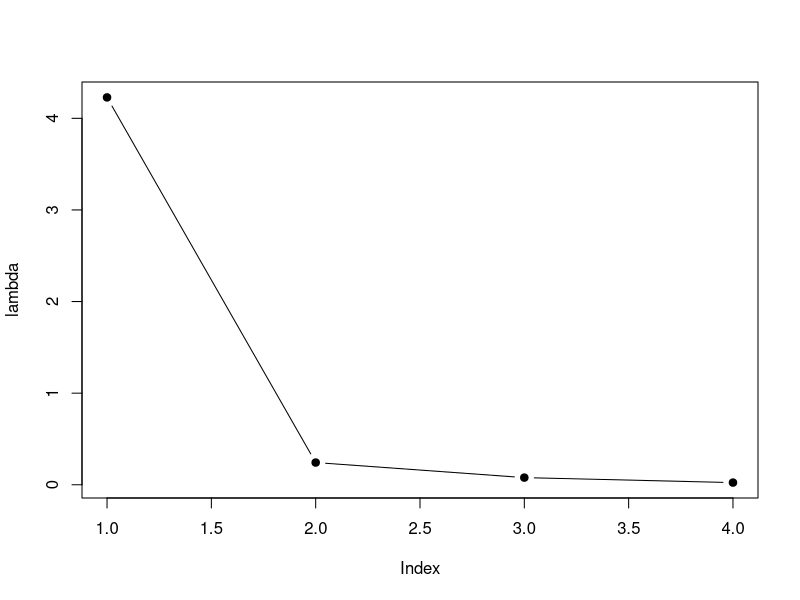
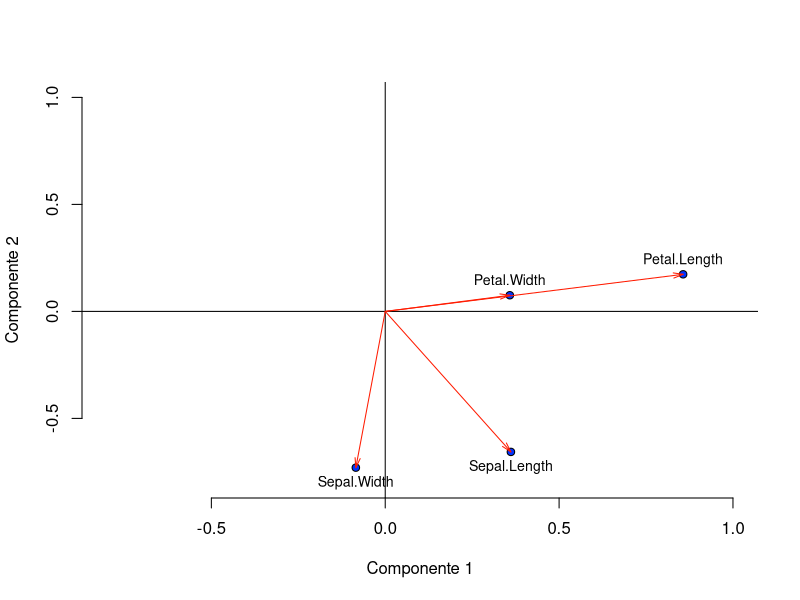
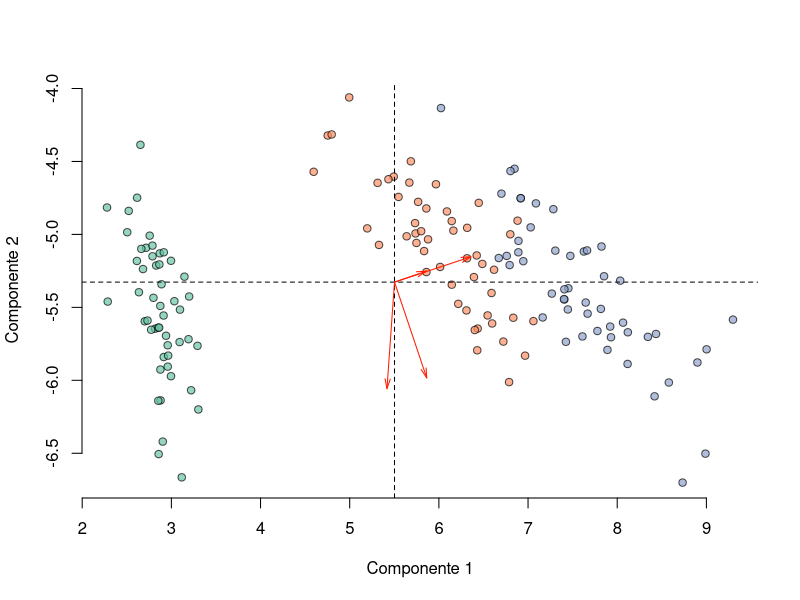
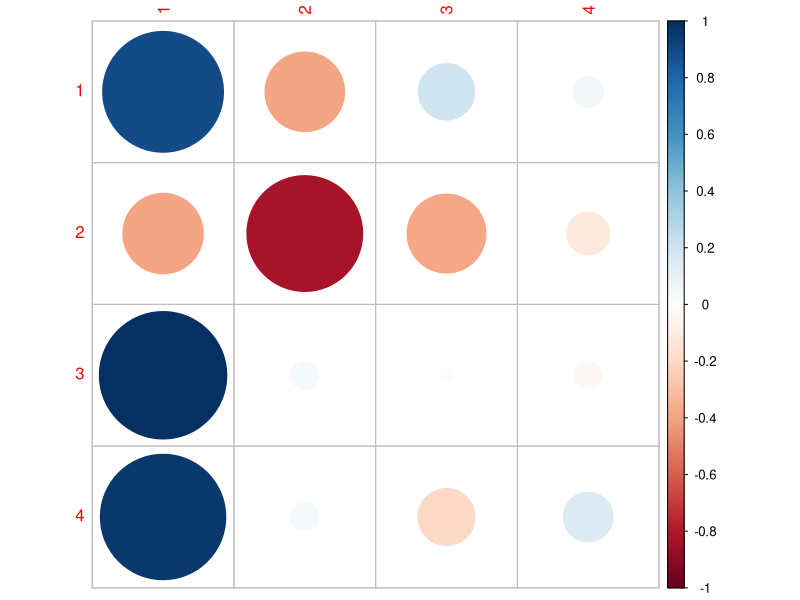
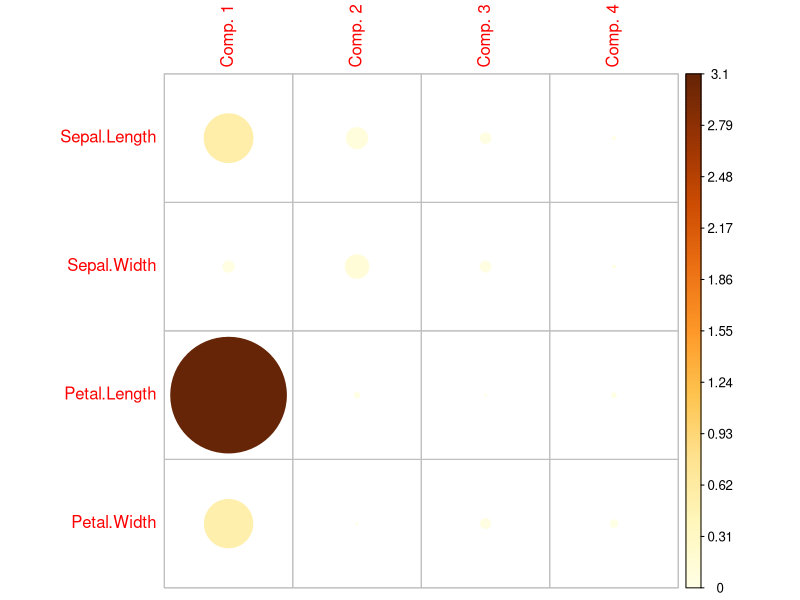
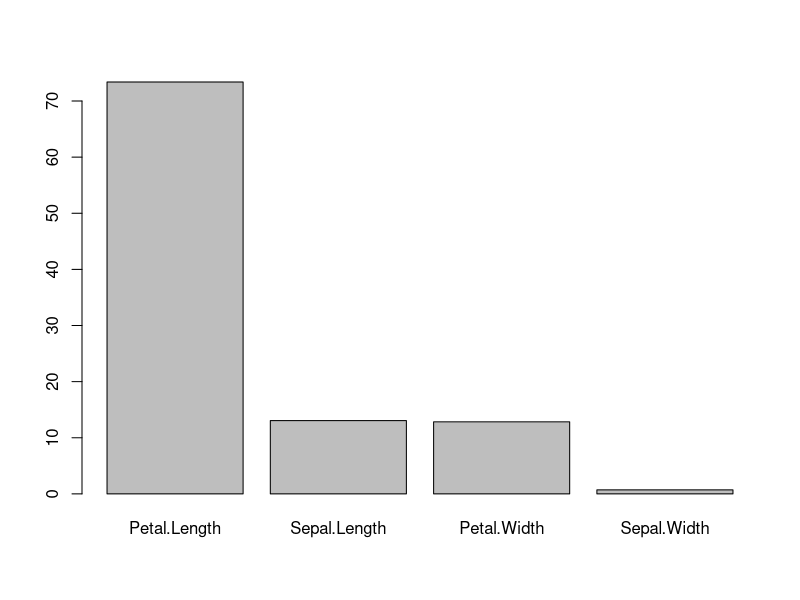
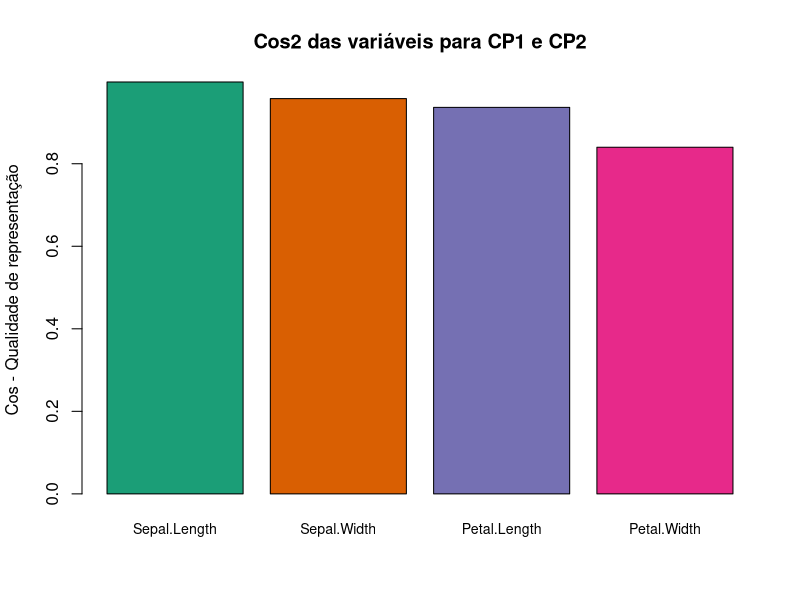
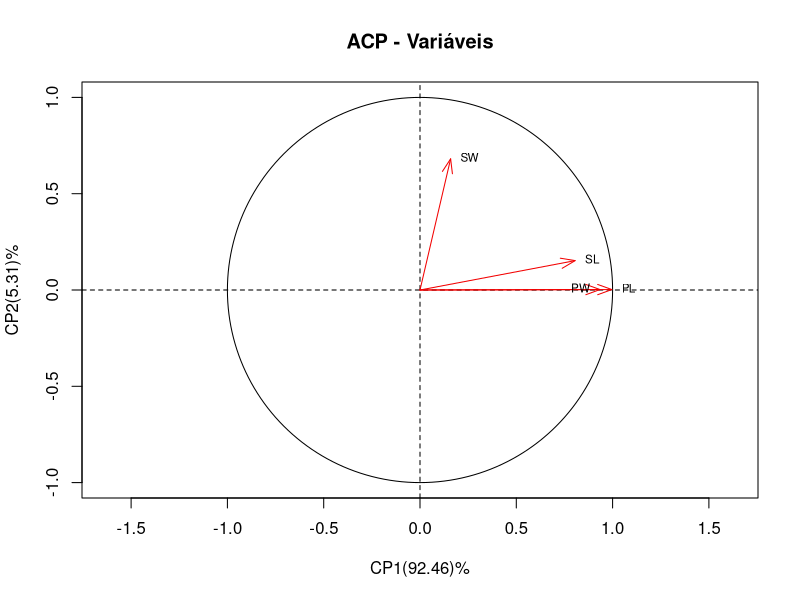

R code for these plots, in order:
##### PCA - analise de componentes principais #####
x<- as.matrix(iris[-5])
S= cov(x)
iris.av<-eigen(S)
iris.av$values |> sum() -> vtot #variancia total
sort(diag(S),decreasing=T)/vtot

#daqui temos que a primeira componente concentra 92% da variância do conjunto de dados
lambda <-iris.av$values
lambda/vtot 

E <- iris.av$vectors

plot(lambda, type="b",bg="black",pch=21)

plot(E[,1:2],pch=21,bg="#0033FF",xlim=c(-.8,1),ylim=c(-0.8,1),xlab="Componente 1",ylab="Componente 2",bty="n")
abline(h=0,v=0)
text(E[,1:2],labels=names(iris[-5]),pos=c(1,1,3,3),cex=0.85)

arrows(0,0,E[,1],E[,2],length=.1,angle=15,col="#FF1A00")
#aqui podemos ver quais variaveis mais participam de determinadas componentes

###### COMPONENTES PRINCIPAIS APLICADAS AOS DADOS ######
Y<- x%*%E
cores<- RColorBrewer::brewer.pal(3,"Set2")
plot(Y[,1:2],pch=21,bg=paste0(cores[as.numeric(iris$Species)],"B0"),
     col="#000000B0",xlab="Componente 1",ylab="Componente 2",bty="n")
centroide <- apply(Y,2,mean)
abline(h=centroide[2],v=centroide[1],lty=2)
arrows(centroide[1],centroide[2],E[,1]+centroide[1],E[,2]+centroide[2],length=.1,angle=15,col="#FF1A00")

#correlacao entre a compontente Y1 e X3
E[3,1]*sqrt(lambda[1]/S[3,3])
E[2,2]*sqrt(lambda[2]/S[2,2])
#MATRICIALMENTE
V<- diag(diag(S))
V.meio <- sqrt(V)
V.meioinv <- diag(1/sqrt(diag(S)))
Lambda <- diag(lambda)
Lambda.meio <-diag(sqrt(lambda))
# matriz de correlacao entre Componente(i) e Variavel(k)
cor.YX<-V.meioinv%*%E%*%Lambda.meio #no quadro: R

#quantos % da variável está em cada componente?
cor.YX^2*100

###30/04###
perc <- lambda/sum(lambda)*100
acum <- cumsum(perc)
tabela.val <- cbind(round(lambda,3),round(perc,2),round(acum,1))
rownames(tabela.val) <- paste0("CP",1:4)
colnames(tabela.val)  <- c("Autovalor","% Variância","% Acumulada")
tabela.val

## coeficiente das componentes
#E <- iris.av$vectors
colnames(E) = paste("Comp.",1:4)
rownames(E) = names(iris[-5])
E
E2 <- E[,1:2]

colSums(cor.YX**2)
corrplot::corrplot(cor.YX,is.corr=T)

L<- E%*%Lambda.meio #matriz de loadings
#S=L%*%t(L)
colnames(L) = paste("Comp.",1:4)
rownames(L) = names(iris[-5])
L
#correlacao entre componentes e variaveis em termos de matriz de loadings
V.meioinv%*%L
colSums(L**2) # = lambda
rowSums(L**2) # = diag(S) (variancias das variaveis)
corrplot::corrplot(L**2,is.corr=F)

# contribuicao das variaveis em cada componente:%

rbind(contribuicao <- E^2*100,
      Total = apply(E**2,2,sum))
ordem <- order(contribuicao[,1],decreasing=T)
barplot(contribuicao[ordem,1])
#qualidade dos componentes: cos^22
cos2 <- cor.YX**2
cos2
rowSums(cos2)
colSums(cos2)

##
cos2.duas <- rowSums(cos2[,1:2])
cos2.duas
ordem <- order(cos2.duas,decreasing=T)
barplot(cos2.duas[ordem],names.arg=names(iris[-5]),cex.names=0.85,
        ylab="Cos - Qualidade de representação",
        main="Cos2 das variáveis para CP1 e CP2",
        col=RColorBrewer::brewer.pal(4,"Dark2"))
## ACP - Variáveis
plot(0,type="n",xlim=c(-1,1),ylim=c(-1,1),asp=1,
     main="ACP - Variáveis",xlab=paste0("CP1(",tabela.val[1,2],")%"),
     ylab=paste0("CP2(",tabela.val[2,2],")%"))
abline(h=0,v=0,lty=2)
lines(cos(seq(0,2,.01)*pi),sin(seq(0,2,.01)*pi))
arrows(0,0,cos2[,1],cos2[,2],length=.15,angle=20,col="#F20000")
text(cos2[,1],cos2[,2],labels=c("SL","SW","PL","PW"),cex=.7,pos=c(4,4,4,2))

#ESCORES DAS OBSERVACOES
Y
dim(Y)
head(Y) 
apply(Y,2,function(x)
  c(media=mean(x),dp=sd(x),variancia=var(x)))

#Y.media <- t(E)%*%colMeans(x)%*%E

library(RColorBrewer)
cores <- brewer.pal(3,"Set2")
plot(Y[,1:2],pch=21,bg=paste0(cores[as.numeric(iris$Species)],"B0"),
     col="#000000B0",xlab="Componente 1",ylab="Componente 2",bty="n")
abline(h=centroide[2],v=centroide[1],lty=2)
legend("topright",legend=levels(iris$Species),col=cores,pch=19)

###RECONSTITUICAO DE S
S <- cov(x)
S.r <- E%*%Lambda%*%t(E)
S.r - S
sum((S.r-S)**2)
S1 <- L[,1]%*%t(L[,1])
S1 |> diag()|> sum() #variancia da primeira componente
S2 <- L[,1:2]%*%t(L[,1:2])
S2 |> diag()|> sum() #variancia da segunda componente
sum((S2-S)**2)
rowSums(L[,1:2]**2)#comunalidade
rowSums(L**2)
rowSums(L**2) - rowSums(L[,1:2]**2) #especificidade
